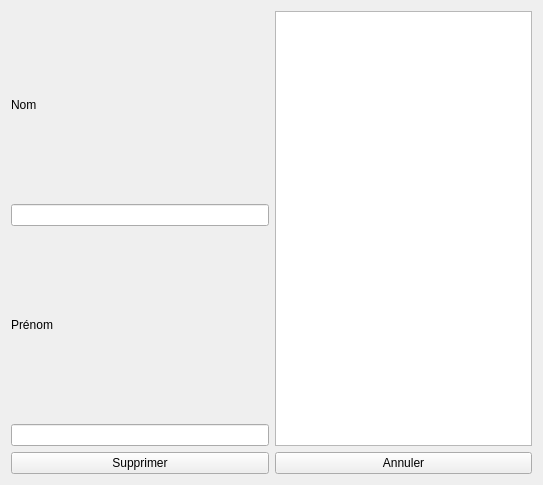
<?xml version="1.0" encoding="UTF-8"?>
<ui version="4.0">
 <class>Supprimer</class>
 <widget class="QWidget" name="Supprimer">
  <property name="geometry">
   <rect>
    <x>0</x>
    <y>0</y>
    <width>543</width>
    <height>485</height>
   </rect>
  </property>
  <property name="windowTitle">
   <string>Supprimer_Contact</string>
  </property>
  <layout class="QHBoxLayout" name="horizontalLayout">
   <item>
    <layout class="QVBoxLayout" name="verticalLayout">
     <item>
      <widget class="QLabel" name="Nom">
       <property name="text">
        <string>Nom</string>
       </property>
      </widget>
     </item>
     <item>
      <widget class="QLineEdit" name="NomE"/>
     </item>
     <item>
      <widget class="QLabel" name="Prenom">
       <property name="text">
        <string>Prénom</string>
       </property>
      </widget>
     </item>
     <item>
      <widget class="QLineEdit" name="PrenomE"/>
     </item>
     <item>
      <widget class="QPushButton" name="Supprimer_2">
       <property name="text">
        <string>Supprimer</string>
       </property>
      </widget>
     </item>
    </layout>
   </item>
   <item>
    <layout class="QVBoxLayout" name="verticalLayout_2">
     <item>
      <widget class="QTextBrowser" name="Affichage"/>
     </item>
     <item>
      <widget class="QPushButton" name="Annuler">
       <property name="text">
        <string>Annuler</string>
       </property>
      </widget>
     </item>
    </layout>
   </item>
  </layout>
 </widget>
 <resources/>
 <connections/>
</ui>
